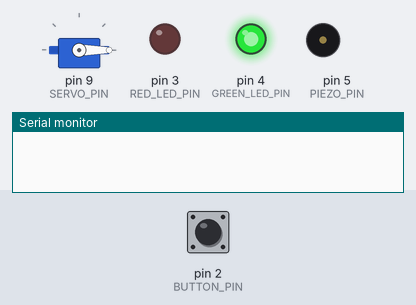
A sketch run on a simulated Arduino Uno, built with avr-gcc and run on an emulated ATmega328P. On the bench: servo, output pins drawn as LEDs (lit = HIGH), buzzer (waves = sounding), the last lines printed to the serial monitor. Dashed ring = blinking. Inputs (shaded band) come from the test bench; at power-on: pin 2 (BUTTON_PIN) HIGH. Random numbers use the default seed unless the sketch sets one.

Above: at 1.2 s.
1.3 s: pin 2 (BUTTON_PIN) pulled LOW for 0.15 s
At 2.1 s:
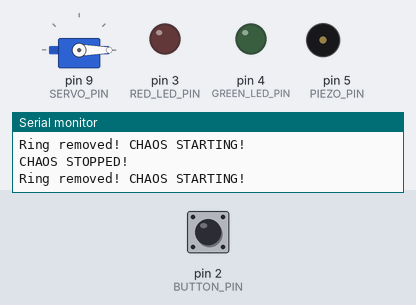
4.3 s: pin 2 (BUTTON_PIN) pulled LOW for 1 s
At 5.55 s:
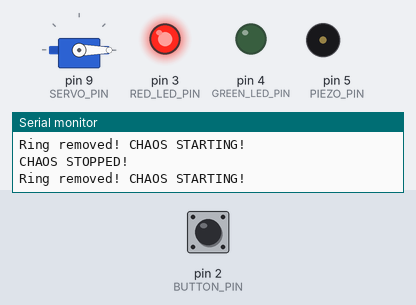
8.3 s: pin 2 (BUTTON_PIN) pulled LOW for 3.2 s
At 11.07 s:
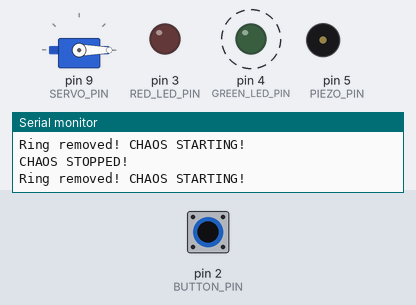
13.6 s: pin 2 (BUTTON_PIN) driven LOW
At 14.1 s:
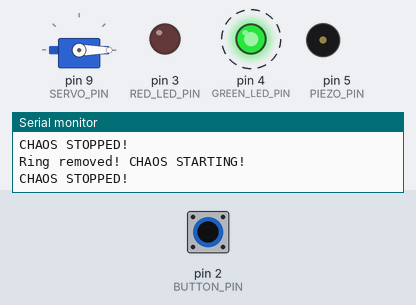
16.6 s: pin 2 (BUTTON_PIN) driven HIGH
At 18.6 s:
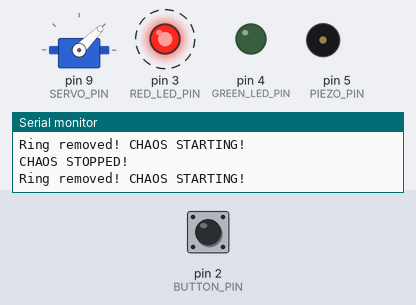
Timing chart, 0 to 20.6 s (numbered marks = the images above; inputs shaded):
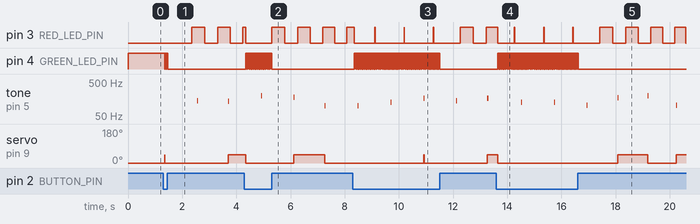

Measured:
- after the input at 1.3 s, pin 3 (RED_LED_PIN): alternates HIGH for 0.47 s and LOW for 0.47 s, starting after 1.1 s; pin 4 (GREEN_LED_PIN): alternates HIGH for 0.03 s and LOW for 0.02 s, 5 changes in all, then stays LOW, starting after 0.06 s
- after the input at 4.3 s, pin 4 (GREEN_LED_PIN): alternates HIGH for 0.03 s and LOW for 0.02 s, 40 changes in all, then stays LOW, starting after 0.05 s
- after the input at 8.3 s, pin 4 (GREEN_LED_PIN): alternates HIGH for 0.03 s and LOW for 0.02 s, 130 changes in all, then stays LOW, starting after 0.05 s
- after the input at 13.6 s, pin 4 (GREEN_LED_PIN): alternates HIGH for 0.03 s and LOW for 0.02 s, starting after 0.05 s
- after the input at 16.6 s, servo on pin 9 (SERVO_PIN): 0° → 45° after 1.5 s, → 0° 1.1 s later, → 45° 1.0 s later

The sketch:

chomper.ino
```cpp
 #include <Servo.h>
// ---------------------- PIN DEFINITIONS ----------------------
#define BUTTON_PIN 2
#define RED_LED_PIN 3
#define GREEN_LED_PIN 4
#define SERVO_PIN 9
#define PIEZO_PIN 5


// ---------------------- GLOBAL VARIABLES ---------------------
Servo jawServo;

bool chaosStarted = false;
bool isJawOpen = false;

unsigned long lastButtonPress = 0;
unsigned long lastBlinkTime = 0;
unsigned long lastServoTime = 0;
unsigned long lastSoundTime = 0;
unsigned long chaosStartTime = 0;

const unsigned long debounceDelay = 50;
const unsigned long chaosDuration = 20000;
const unsigned long postChaosPause = 5000;

// --- ACCELERATION VARIABLES ---
// We need variables that can change over time
unsigned long currentBlinkInterval;
unsigned long currentServoInterval;
unsigned long currentSoundInterval;

// --- STARTING SPEEDS (Slow & Heavy) ---
const unsigned long startBlinkInterval = 500;
const unsigned long startServoInterval = 1200; // 1.2 seconds (Very slow start)
const unsigned long startSoundInterval = 1200; // Matches servo start

// --- MAX SPEEDS (The limit of physics) ---
const unsigned long minServoInterval = 200;
const unsigned long minSoundInterval = 100;

// ----------------------------------------------------------------

void setup() {
  pinMode(BUTTON_PIN, INPUT_PULLUP);
  pinMode(RED_LED_PIN, OUTPUT);
  pinMode(GREEN_LED_PIN, OUTPUT);
  pinMode(PIEZO_PIN, OUTPUT);

  // Initialize random generator
  randomSeed(analogRead(0));

  jawServo.attach(SERVO_PIN);
  jawServo.write(0);   // closed initially

  digitalWrite(GREEN_LED_PIN, HIGH);
  Serial.begin(9600);
}

void loop() {
  checkButton();


  if (chaosStarted) {
    handleChaos();
  }
}

// ---------------------- BUTTON HANDLING ------------------------

void checkButton() {
  static bool lastState = HIGH;
  bool readState = digitalRead(BUTTON_PIN);


  if (readState != lastState) {
    lastButtonPress = millis();
  }


  if (millis() - lastButtonPress > debounceDelay) {
    if (readState == LOW && !chaosStarted) {
      Serial.println("Ring removed! CHAOS STARTING!");
      startChaos(); // Call helper function to reset variables
    }
    else if (readState == LOW && chaosStarted) {
      stopChaos();
    }
  }
  lastState = readState;
}

// ---------------------- START CHAOS HELPER ---------------------
void startChaos() {
  chaosStarted = true;
  chaosStartTime = millis();
  digitalWrite(GREEN_LED_PIN, LOW);

  // Reset speeds to "Slow Mode" at the start
  currentBlinkInterval = startBlinkInterval;
  currentServoInterval = startServoInterval;
  currentSoundInterval = startSoundInterval;
}

// ---------------------- CHAOS MODE -----------------------------

void handleChaos() {
  unsigned long now = millis();

  // If chaos duration finished
  if (now - chaosStartTime >= chaosDuration) {
    endChaos();
    return;
  }

  // ----------------- RED LED BLINK ---------------------
  if (now - lastBlinkTime >= currentBlinkInterval) {
    lastBlinkTime = now;
    static bool redOn = false;
    redOn = !redOn;
    digitalWrite(RED_LED_PIN, redOn);

    if (redOn) {
      // Accelerate blinking
      currentBlinkInterval = max(50, currentBlinkInterval - 20);
    }
  }

  // ----------------- SERVO MOVEMENT (ACCELERATING) -----
  if (now - lastServoTime >= currentServoInterval) {
    lastServoTime = now;

    // Toggles between 0 and 45 degrees
    if (isJawOpen) {
      jawServo.write(0);
    } else {
      jawServo.write(45);
    }
    isJawOpen = !isJawOpen;


    // ACCELERATE SERVO: Decrease interval by 50ms every move
    // Stops accelerating when it hits minServoInterval (200ms)
    if (currentServoInterval > minServoInterval) {
      currentServoInterval -= 50;
    }
  }


  // ----------------- PIEZO "CHOMP" (ACCELERATING) ------
  if (now - lastSoundTime >= currentSoundInterval) {
    lastSoundTime = now;

    // "CHOMP" SOUND EFFECT
    // Low frequency (150Hz) + Short Duration (40ms) = Mechanical "Clank"
    // We add a tiny randomizer to make it sound "rusty"
    tone(PIEZO_PIN, random(100, 200), 40);

    // ACCELERATE SOUND: Keep pace with the servo
    if (currentSoundInterval > minSoundInterval) {
      currentSoundInterval -= 50;
    }
  }
}

// ---------------------- END CHAOS (EXPLOSION) ------------------

void endChaos() {
  Serial.println("CHAOS COMPLETE!");
  digitalWrite(RED_LED_PIN, LOW);

  // --- EXPLOSION EFFECT ---
  unsigned long explosionStart = millis();
  while (millis() - explosionStart < 1500) {
    int rumblePitch = random(50, 300);
    tone(PIEZO_PIN, rumblePitch);
    delay(3);
  }
  noTone(PIEZO_PIN);
  // ------------------------

  jawServo.write(0);
  delay(postChaosPause);

  digitalWrite(GREEN_LED_PIN, HIGH);
  chaosStarted = false;
}

// ---------------------- STOP CHAOS -----------------------------

void stopChaos() {
  Serial.println("CHAOS STOPPED!");
  digitalWrite(RED_LED_PIN, LOW);
  digitalWrite(GREEN_LED_PIN, HIGH);
  noTone(PIEZO_PIN);
  jawServo.write(0);
  chaosStarted = false;
}
```
